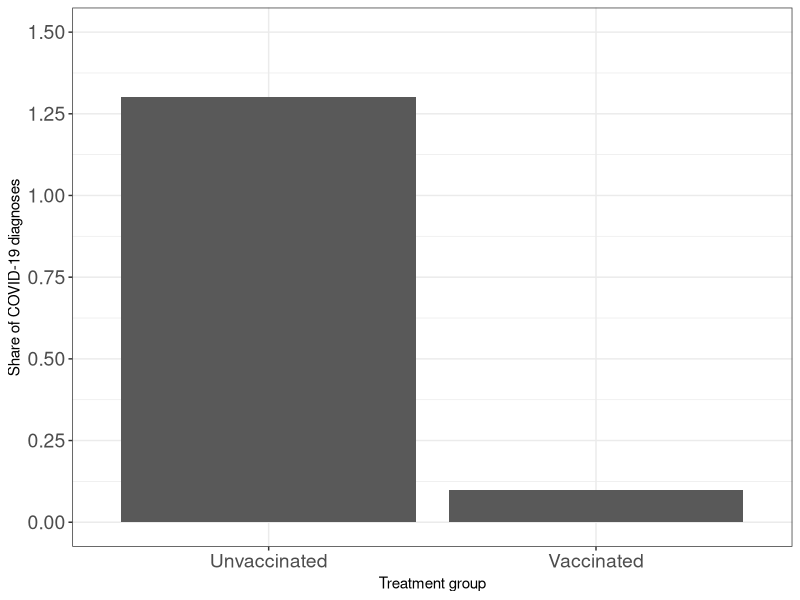
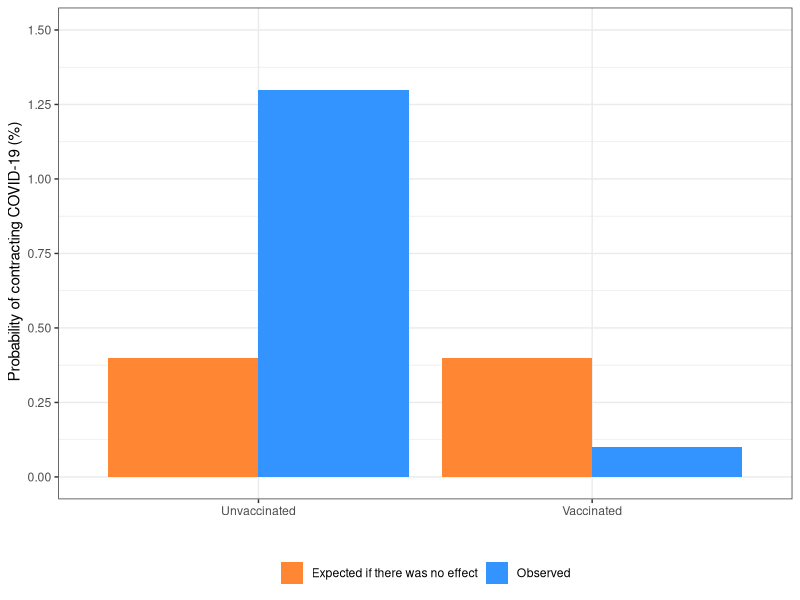
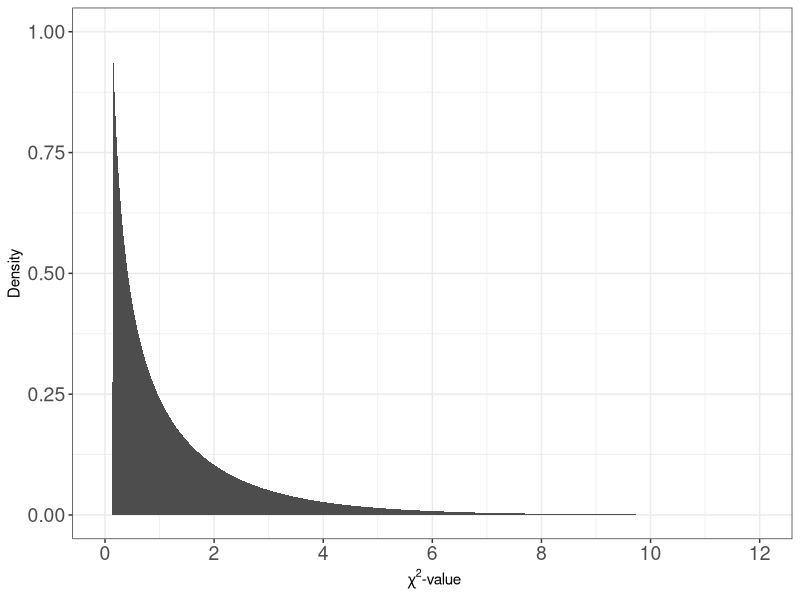
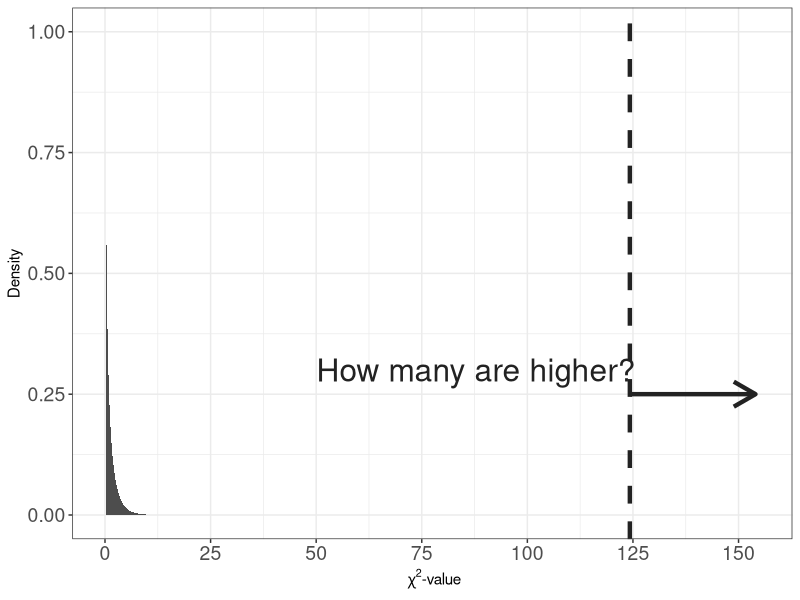
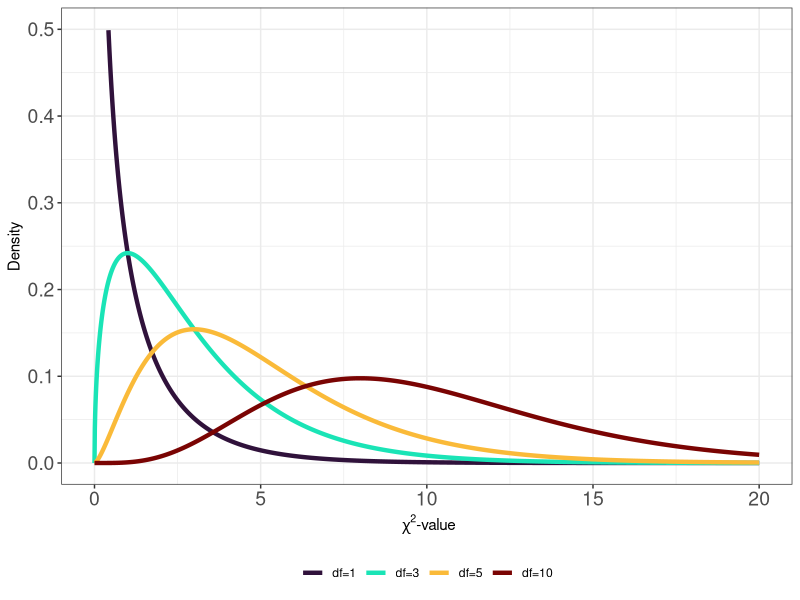
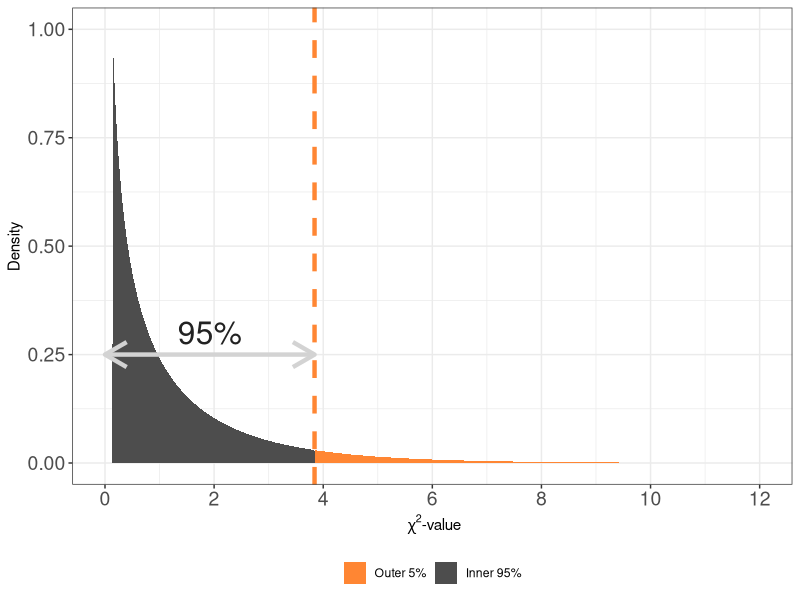
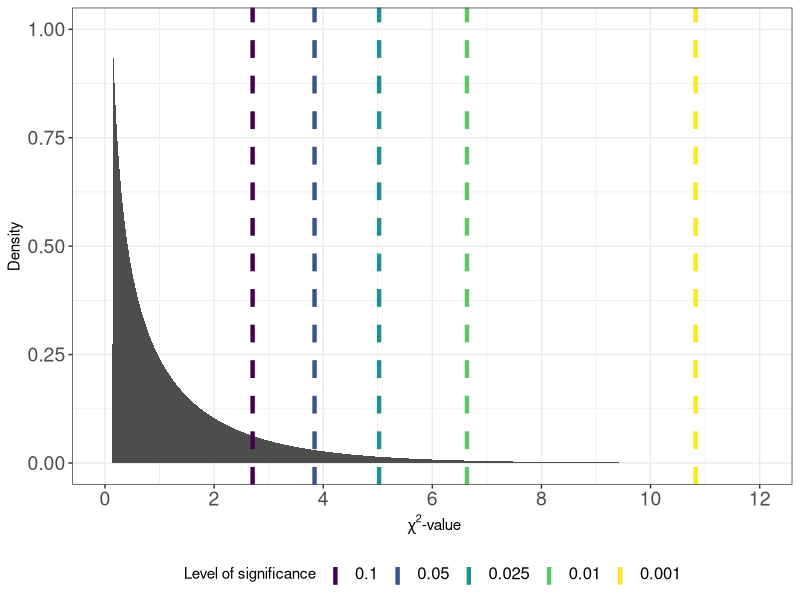
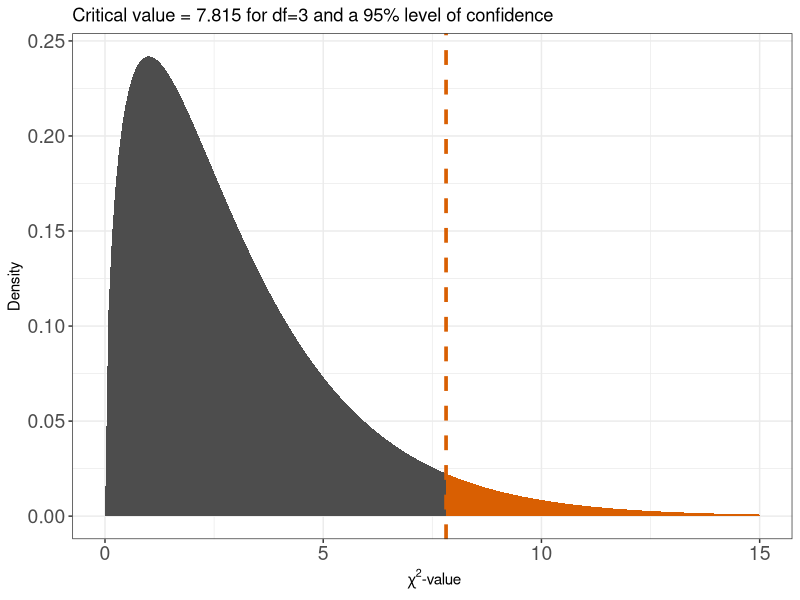

The R script that drew these images, in order:

# Graphs & Tables, Kvantitativ forskningsmetode
###############################################

# Lecture 6: Tabular analysis & chi-squared test

library(tidyverse)
library(xtable)
library(viridis)

setwd("/Users/carloknotz/Documents/Work/Stavanger/Teaching/Statistics/Slides")

# Replication of Logunov et al., Sputnik V trial (Lancet 2021)
##############################################################
sputnik <- matrix(c(4840,62,14948,16), ncol = 2, byrow = T)

colnames(sputnik) <- c("Did not get COVID","Got COVID")
rownames(sputnik) <- c("Did not get vaccine","Got vaccine")

# Frequency table
freq <- as.table(t(sputnik))
freq <- addmargins(freq)

freq <- xtable(freq,
               caption = "Frequencies: Vaccine receipt and COVID-19 incidences",
               align = c("l","c","c","c"),
               digits = 0)

align(freq) <- xalign(freq)
digits(freq) <- xdigits(freq)
display(freq) <- xdisplay(freq)

print(freq,file="sputnik_freq.tex",table.placement = "h",booktabs = T,
      caption.placement="bottom")

# Percentages
propsput <- t(rbind(sputnik,sputnik[1,] + sputnik[2,]))
colnames(propsput) <- c("Did not get vaccine","Got vaccine","Sum")

prop <- 100*prop.table(propsput,2) # Column percentages
prop <- addmargins(prop, 1)

prop <- xtable(prop,
               caption = "Percentages: Vaccine receipt and COVID-19 incidences",
               align = c("l","c","c","c"),
               digits = 1)

align(prop) <- xalign(prop)
display(prop) <- xdisplay(prop)

print(prop,file="sputnik_prop.tex",table.placement = "h",booktabs = T,
      caption.placement="bottom",hline.after=c(-1, 0),
      add.to.row = list(pos = list(nrow(prop)),
                        command = paste0("\\bottomrule \n \\multicolumn{4}{l}",
                                       "{\\scriptsize{Note: Table shows column percentages.}} \n")))

# Percentages, graphically - w/ null result
data.frame(group = c("Unvaccinated","Vaccinated"),
           prob = c(1.3,0.1)) %>% 
  ggplot(aes(x=group,y=prob)) +
  geom_bar(stat = "identity") +
  scale_y_continuous(limits = c(0,1.5),
                     breaks = seq(0,1.5,.25)) +
  labs(y="Share of COVID-19 diagnoses",
       x = "Treatment group") +
  theme_bw() +
  theme(legend.position = "bottom",
        legend.title = element_blank(),
        axis.text = element_text(size=14))
ggsave("sputnik_probs.pdf")


# Percentages, graphically - w/ null result
data.frame(group = c("Unvaccinated","Vaccinated"),
                      prob = c(1.3,0.1),
           null = rep(0.4,2)) %>% 
  pivot_longer(cols = c("null","prob"),
               names_to = "result",
               values_to = "vals") %>% 
  ggplot(aes(x=group,y=vals,fill=result)) +
    geom_bar(stat = "identity", position = "dodge") +
    scale_y_continuous(limits = c(0,1.5),
                       breaks = seq(0,1.5,.25)) +
    scale_fill_manual(values = c("#ff8633","#3393ff"),
                      labels = c("Expected if there was no effect","Observed")) +
  labs(x="", y = " Probability of contracting COVID-19 (%)") +
  theme_bw() +
  theme(legend.position = "bottom",
        legend.title = element_blank())
  ggsave("sputnik_probs_null.pdf")

# Percentage difference
inc_untreat <- round((62/4902)*100, digits = 1) # incidence among untreated
inc_untreat

inc_treat <- round((16/14964)*100, digits = 1) # incidence among treated
inc_treat

inc_treat-inc_untreat # difference
round(inc_treat/inc_untreat, digits = 3)*100 # relative risk


# odds-ratio, using frequencies
base <- 78/19788
treat <- 16/14948 # odds in exposed group
place <- 62/4840 # odds in unexposed group

round(treat/place, digits = 3) # odds-ratio

round(1-(treat/place), digits = 3)*100 # efficacy

# odds-ration, using probabilities
base_prob <- 0.4/99.6
treat_prob <- 0.1/99.9
place_prob <- 1.3/98.7

treat_prob/place_prob
1-(treat_prob/place_prob)


# chi-square
Xsq <- chisq.test(sputnik, correct = F) 
  Xsq$observed
  Xsq$expected
  
# by hand:
c_1 <- (4840-4882.39)^2/4882.39
c_2 <- (62-19.61)^2/19.61
c_3 <- (14948-14904.14)^2/14904.14
c_4 <- (16-59.86)^2/59.86

round(c_1, digits = 3)
round(c_2, digits = 3)
round(c_3, digits = 3)
round(c_4, digits = 3)

chistat <- c_1 + c_2 + c_3 + c_4
chistat

# Exact p-value, computed chi-stat
pchisq(Xsq$statistic,
       df = 1,
       lower.tail = F)

# Exact p-value, chi-stat by hand
pchisq(124.266,
       df = 1,
       lower.tail = F)

# Generate chi-squared distributions
####################################
  
# df=1, shaded
data.frame(chisq = 0:7000 / 100) %>% 
  mutate(density = dchisq(x = chisq, df = 1)) %>% 
  mutate(within = ifelse(chisq>=3.841,"no","yes")) %>% 
  filter(chisq<=12) %>% 
  ggplot(aes(x=chisq,y=density)) +
  geom_area(fill="grey30") +
  scale_x_continuous(limits = c(0,12),
                     breaks = seq(0,12,2)) +
  scale_y_continuous(limits = c(0,1)) +
  ylab("Density") +
  xlab(~ paste(chi ^ 2, "-value")) +
  theme_bw() +
  theme(legend.position = "bottom",
        legend.title = element_blank(),
        axis.text = element_text(size=14))
  ggsave("chidist.pdf")

  
# df=1, with arrow for p-value
data.frame(chisq = 0:7000 / 100) %>% 
  mutate(density = dchisq(x = chisq, df = 1)) %>% 
  mutate(within = ifelse(chisq>=3.841,"no","yes")) %>% 
  filter(chisq<=12) %>% 
  ggplot(aes(x=chisq,y=density)) +
  geom_area(fill="grey30") +
  geom_vline(xintercept = 124.266, linetype = "dashed", color = "#222222", size=1.5) +
  annotate("segment",x=124.266,xend = 154,y=.25,yend = .25,
           color = "#222222", size = 1.5, arrow = arrow()) +
  annotate("text", x = 150-124.266/2, y=.3, label="How many are higher?", size = 8, color = "#222222") +
  scale_x_continuous(limits = c(0,155),
                     breaks = seq(0,150,25)) +
  scale_y_continuous(limits = c(0,1)) +
  ylab("Density") +
  xlab(~ paste(chi ^ 2, "-value")) +
  theme_bw() +
  theme(legend.position = "bottom",
        legend.title = element_blank(),
        axis.text = element_text(size=14))
  ggsave("chidist_pval.pdf",
         height = 10,
         width = 15,
         units = "cm")
  
  
# df=1:10
data.frame(chisq = 0:7000 / 100) %>% 
  mutate(df_01 = dchisq(x = chisq, df = 1),
         df_03 = dchisq(x = chisq, df = 3),
         df_05 = dchisq(x = chisq, df = 5),
         df_10 = dchisq(x = chisq, df = 10)) %>% 
  pivot_longer(cols = starts_with("df_"),
               names_to = "dist",
               values_to = "density") %>% 
  ggplot(aes(x=chisq,y=density,color=factor(dist))) +
    geom_line(size = 1.5) +
  scale_x_continuous(limits = c(0,20)) +
  scale_y_continuous(limits = c(0,.5)) +
  scale_color_viridis(discrete = T,option = "turbo",
                      labels = c("df=1","df=3","df=5","df=10")) +
  ylab("Density") +
  xlab(~ paste(chi ^ 2, "-value")) +
  theme_bw() +
  theme(legend.position = "bottom",
        legend.title = element_blank(),
        axis.text = element_text(size=14))
  ggsave("chidist_dfs.pdf")

  
  
# df=1, with 95% quantile shaded
data.frame(chisq = 0:7000 / 100) %>% 
  mutate(density = dchisq(x = chisq, df = 1)) %>% 
  mutate(within = ifelse(chisq>=3.841,"no","yes")) %>% 
  filter(chisq<=12) %>% 
  ggplot(aes(x=chisq,y=density,fill=within)) +
    geom_area() +
    geom_vline(xintercept = 3.841, color = "#ff8633",
               linetype = "dashed", size = 1.5) +
  annotate("segment",x=0,xend = 3.841,y=.25,yend = .25,
           color = "#d3d3d3", size = 1.5, arrow = arrow(ends = "both")) +
  annotate("text", x = 3.841/2, y=.3, label="95%", size = 8, color = "#222222") +
  scale_x_continuous(limits = c(0,12),
                     breaks = seq(0,12,2)) +
  scale_y_continuous(limits = c(0,1)) +
  scale_fill_manual(values = c("#ff8633","grey30"),
                    labels = c("Outer 5%","Inner 95%")) +
  ylab("Density") +
  xlab(~ paste(chi ^ 2, "-value")) +
  theme_bw() +
  theme(legend.position = "bottom",
        legend.title = element_blank(),
        axis.text = element_text(size=14))
  ggsave("chi_crit.pdf")
  
  
# Different thresholds indicated
data.frame(chisq = 0:7000 / 100) %>% 
  mutate(density = dchisq(x = chisq, df = 1)) %>% 
  filter(chisq<=12) %>% 
  ggplot(aes(x=chisq,y=density)) +
  geom_area(fill = "grey30") +
  geom_vline(aes(xintercept = 2.706, color = "0.1"),
             linetype = "dashed", size = 1.5) +
  geom_vline(aes(xintercept = 3.841, color = "0.05"),
             linetype = "dashed", size = 1.5) +
  geom_vline(aes(xintercept = 5.024, color = "0.025"),
             linetype = "dashed", size = 1.5) +
  geom_vline(aes(xintercept = 6.635, color = "0.01"),
             linetype = "dashed", size = 1.5) +
  geom_vline(aes(xintercept = 10.828, color = "0.001"),
             linetype = "dashed", size = 1.5) +
  scale_x_continuous(limits = c(0,12),
                     breaks = seq(0,12,2)) +
  scale_y_continuous(limits = c(0,1)) +
  scale_color_viridis(discrete = T,guide = guide_legend(reverse = T),
                      direction = -1) +
  ylab("Density") +
  xlab(~ paste(chi ^ 2, "-value")) +
  labs(color = "Level of significance") +
  theme_bw() +
  theme(legend.position = "bottom",
        legend.text = element_text(size=12),
        axis.text = element_text(size=14))
  ggsave("chi_diffsig.pdf")
  
pdf("chi_crit.pdf")
dist <- rchisq(10000,1)
  dens <- density(dist)
  plot(dens,xlim = c(0,12),
       main = "", xlab = expression(chi^2-value))
  value <- 3.841
  polygon(c(dens$x[dens$x >= value ], value),
          c(dens$y[dens$x >= value ], 0),
          col = "#ff8633",
          border = 1)
  polygon(c(dens$x[dens$x < value ], value),
          c(dens$y[dens$x < value ], 0),
          col = "grey30",
          border = 1)
  abline(v=value,col = "#ff8633",lty=2, lwd=3)
  dev.off()

# Larger table
##############
  
ltab <- matrix(c(587,398,116,423,756,178,265,934,512), ncol = 3, byrow = T)
  
ltab  

colnames(ltab) <- c("Y_1","Y_2","Y_3")
rownames(ltab) <- c("X_1","X_2","X_3")

# Frequency table
ltab <- as.table(ltab)

ltab <- xtable(ltab,
               caption = "A fictional 3x3 table",
               align = c("l","c","c","c"),
               digits = 0)

align(ltab) <- xalign(ltab)
digits(ltab) <- xdigits(ltab)
display(ltab) <- xdisplay(ltab)

print(ltab,file="largertab.tex",table.placement = "h",booktabs = T,
      caption.placement="bottom")
  

# Exercise solutions, as graphs
###############################

# Case 1
nrow  <-  2
ncol <- 4

df <- (nrow-1)*(ncol-1)
siglev <-  0.95
xmax <- 15

ggplot(NULL, aes(c(0,xmax))) + 
  geom_area(stat = "function", fun = dchisq, fill = "grey30", xlim = c(0, qchisq(siglev, df=df)), args = list(df=df)) +
  geom_area(stat = "function", fun = dchisq, fill = "#d95f02", xlim = c(qchisq(siglev, df=df), xmax), args = list(df=df)) +
  geom_vline(xintercept = qchisq(siglev, df=df), color = "#d95f02", linetype = "dashed", size = 1.25) +
  labs(y = "Density",
       title = paste0("Critical value = ",round(qchisq(siglev, df=df),digits = 3)," for df=",df," and a ",100*siglev,"% level of confidence")) +
  xlab(~ paste(chi ^ 2, "-value")) +
  theme_bw() +
  theme(axis.text = element_text(size=14))
  ggsave("chi_case1.pdf")

# Case 2
nrow  <-  4
ncol <- 6

df <- (nrow-1)*(ncol-1)
siglev <- 0.99
xmax <- 40

ggplot(NULL, aes(c(0,xmax))) + 
  geom_area(stat = "function", fun = dchisq, fill = "grey30", xlim = c(0, qchisq(siglev, df=df)), args = list(df=df)) +
  geom_area(stat = "function", fun = dchisq, fill = "#d95f02", xlim = c(qchisq(siglev, df=df), xmax), args = list(df=df)) +
  geom_vline(xintercept = qchisq(siglev, df=df), color = "#d95f02", linetype = "dashed", size = 1.25) +
  labs(y = "Density",
       title = paste0("Critical value = ",round(qchisq(siglev, df=df),digits = 3)," for df=",df," and a ",100*siglev,"% level of confidence")) +
  xlab(~ paste(chi ^ 2, "-value")) +
  theme_bw() +
  theme(axis.text = element_text(size=14))
ggsave("chi_case2.pdf")

# Case 3
nrow  <-  12
ncol <- 3

df <- (nrow-1)*(ncol-1)
siglev <- 0.90
xmax <- 50

ggplot(NULL, aes(c(0,xmax))) + 
  geom_area(stat = "function", fun = dchisq, fill = "grey30", xlim = c(0, qchisq(siglev, df=df)), args = list(df=df)) +
  geom_area(stat = "function", fun = dchisq, fill = "#d95f02", xlim = c(qchisq(siglev, df=df), xmax), args = list(df=df)) +
  geom_vline(xintercept = qchisq(siglev, df=df), color = "#d95f02", linetype = "dashed", size = 1.25) +
  labs(y = "Density",
       title = paste0("Critical value = ",round(qchisq(siglev, df=df),digits = 3)," for df=",df," and a ",100*siglev,"% level of confidence")) +
  xlab(~ paste(chi ^ 2, "-value")) +
  theme_bw() +
  theme(axis.text = element_text(size=14))
ggsave("chi_case3.pdf")







